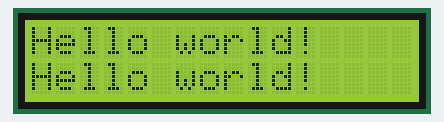
Bench run of a sketch on a simulated Arduino Uno, built with avr-gcc and run on an emulated ATmega328P. Parts: 16×2 character LCD.

Above: at 2.1 s.

The sketch:

meteo_lcd_i2c.ino
```cpp
/*
  Пример работы с I2C LCD дисплеем 16x2
  Created by Rostislav Varzar, MGBot
*/

#include <LiquidCrystal_I2C.h>

LiquidCrystal_I2C lcd(0x27, 16, 2);

void setup() {
  // Инициализация последовательного порта
  Serial.begin(115200);
  delay(1000);

  // Инициализация дисплея
  lcd.init();       // Инициализация
  lcd.backlight();  // Включение подсветки
  lcd.clear();      // Очистка экрана
  delay(1000);

  // Вывод текста
  lcd.setCursor(0, 0);            // Устанавливаем позицию курсора
  lcd_printstr("Hello world!");   // Выводим текст
  lcd.setCursor(0, 1);            // Устанавливаем позицию курсора
  lcd_printstr("Hello world!");   // Выводим текст
}

void loop() {
}

// Функция вывода текстовой строки на дисплей
void lcd_printstr(String str1) {
  for (int i = 0; i < str1.length(); i++) {
    lcd.print(str1.charAt(i));
  }
}
```
